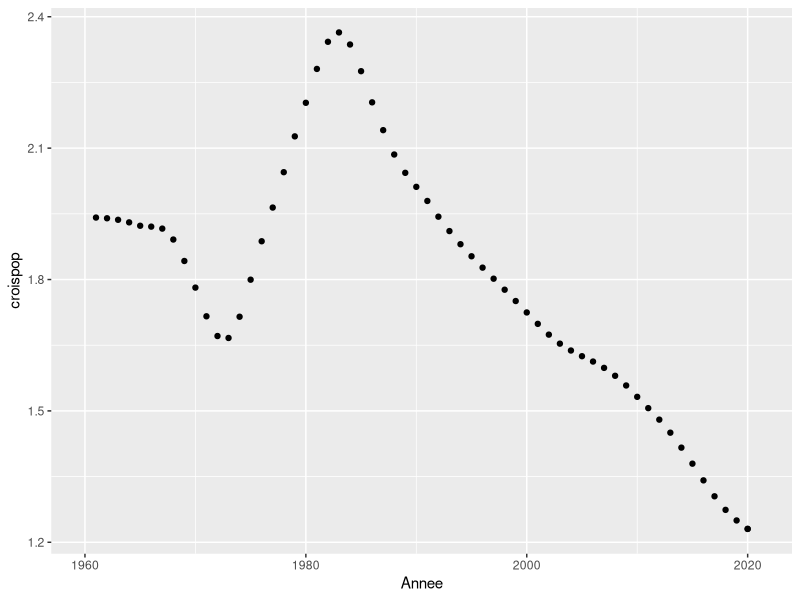
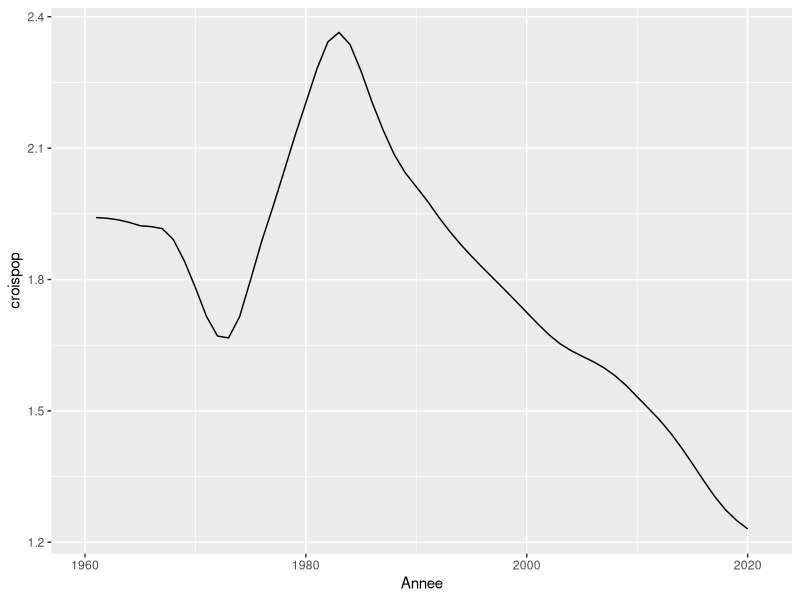
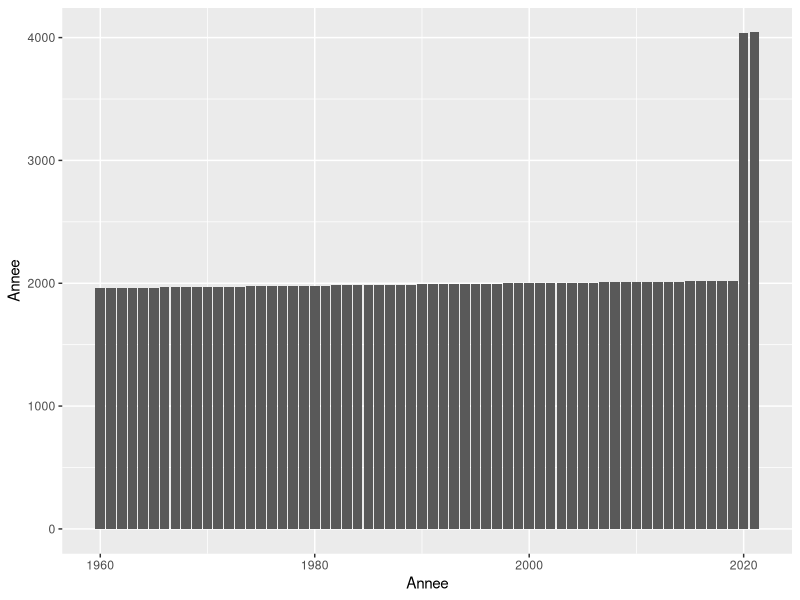

The R source for these figures, in order:
library(openxlsx)

## Importations des donnees 
p<-read.xlsx('croissance de la pop.xlsx')
as.numeric(p$Annee)
p

### faisons un graphe en nuage de points
library(ggplot2)
ggplot(data=p,aes(x=Annee,y=croispop))+
  geom_point()
  
### Faisons un graphe en ligne

ggplot(data=p,aes(x=Annee,y=croispop))+
  geom_line()

#### Faisons un graphe en baton

ggplot(data=p,aes(x=Annee,y=Annee))+
  geom_bar(stat="identity")